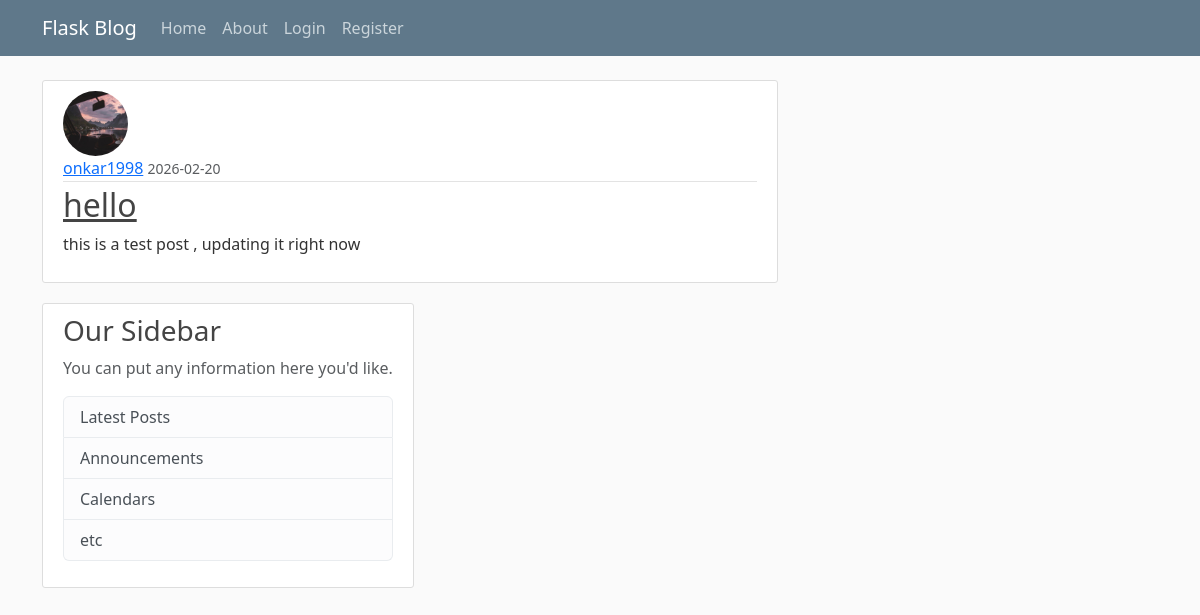
The app's page /post/19 with its own data.
### flaskblog/models.py (models this page shows, shortened)
class User(db.Model, UserMixin):
    id = db.Column(db.Integer, primary_key=True)
    username = db.Column(db.String(20), unique=True, nullable=False)
    email = db.Column(db.String(120), unique=True, nullable=False)
    image_file = db.Column(db.String(20), nullable=False, default='default.jpg')
    password = db.Column(db.String(60), nullable=False)
    posts = db.relationship('Post', backref='author', lazy=True) #Unlike others it is not a column it is a relationship

class Post(db.Model):
    id = db.Column(db.Integer, primary_key=True)
    title = db.Column(db.String(100), nullable=False)
    date_posted = db.Column(db.DateTime, nullable=False, default=datetime.utcnow)
    content = db.Column(db.Text, nullable=False)
    user_id = db.Column(db.Integer, db.ForeignKey('user.id'), nullable=False)

### flaskblog/posts/routes.py (the view)
@posts.route("/post/<int:post_id>")
def post(post_id):
    post = Post.query.get_or_404(post_id)
    return render_template('post.html', title=post.title, post=post)

### flaskblog/templates/post.html (shortened to what this page needs)
{% extends 'layout.html' %}
{% block content %}
        <article class="media content-section">
            <img class="rounded-circle article-img" src="{{ url_for('static', filename='profile_pics/' + post.author.image_file)}}"
            <div class="media-body">
                <div class="article-metadata">
                  <a class="mr-2" href="{{ url_for('users.user_posts', username=post.author.username) }}">{{ post.author.username }}</a>
                  <small class="text-muted">{{ post.date_posted.strftime('%Y-%m-%d') }}</small>
                </div>
                <h2><a class="article-title">{{ post.title }}</a></h2>
                <p class="article-content">{{ post.content }}</p>
            </div>
{% endblock content %}

### flaskblog/static/main.css (style rules this page uses)
body { background: #fafafa; color: #333333; margin-top: 5rem; }
h1, h2, h3, h4, h5, h6 { color: #444444; }
.content-section { background: #ffffff; padding: 10px 20px; border: 1px solid #dddddd; border-radius: 3px; margin-bottom: 20px; }
.article-title { color: #444444; }
.article-content { white-space: pre-line; }
.article-img { height: 65px; width: 65px; margin-right: 16px; }
.article-metadata { padding-bottom: 1px; margin-bottom: 4px; border-bottom: 1px solid #e3e3e3 }

### records on screen
User: image_file (placeholder picture), author.username "onkar1998"
Post: date_posted "2026-02-20", title "hello", content "this is a test post , updating it right now"
